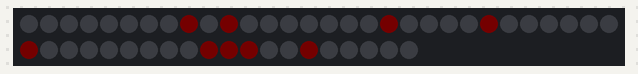
Recording of a sketch running on a simulated Arduino Uno, built with avr-gcc and run on an emulated ATmega328P. Shown: 50 RGB LEDs in strip order, left to right, continuing on the next row. Dim RGB values are drawn brighter than linear; random numbers use the default seed unless the sketch sets one.

Above: at 0.47 s.
At 2.61 s:
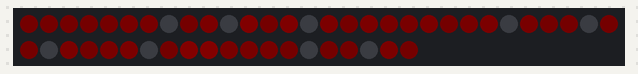
At 5.06 s:
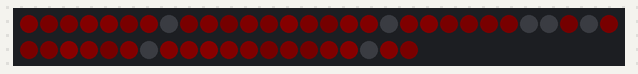
At 9.95 s:
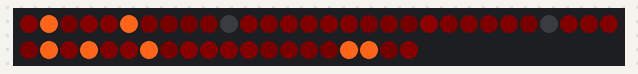
At 19.75 s:
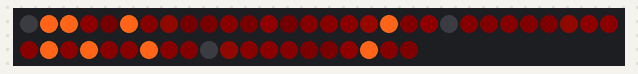
At 38.86 s:
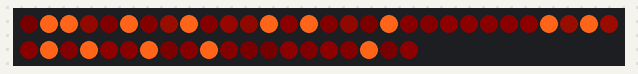

The sketch:

led_string_control.ino
```cpp
#include <EEPROM.h>
#include <FastLED.h>
#define NUM_LEDS 50
#define DATA_PIN 11

CRGB leds[NUM_LEDS];

uint16_t clamp_add(uint16_t a, int8_t b){
  uint16_t result=a+b;
  if(b>=0){
    if(result<a)result=a;
  }else{
    if(result>a)result=0;
  }
  return result;
}

struct NoiseGen{
  uint16_t v;
  int8_t d;
  void update(int speed, int speed2=1){
    d=d+random(speed*2+1)-speed;
    if(v>65535-127)v=65535-128; else
    if(d==-128)d=-127;
    v=clamp_add(v, d*speed2);
  }
};

struct Fire{
  NoiseGen noise0;
  NoiseGen noise1;
  uint8_t get(){
    noise0.update(10,4);
    noise1.update(10,4);
    return (noise0.v>>9)+(noise1.v>>9);
  }
};

Fire fires[NUM_LEDS];
CRGB light_color={255, 100, 25};

// house light on/off
int16_t lights[(NUM_LEDS+15)/16];// bit set if the light is off

uint16_t inv_toggle_p=5000;

void read_from_eeprom(){
  for(int i=0; i<NUM_LEDS; ++i)
    for(int j=0; j<3; ++j)
    {
      leds[i][j]=EEPROM.read(i*3+j);
    }
}

int test_button(int pin){
  int i=0;
  uint8_t port = digitalPinToPort(pin); // get the pin's port
  uint8_t bitmask = digitalPinToBitMask(pin);
  volatile uint8_t *ddr = portModeRegister(port); // get the ddr
  volatile uint8_t *pinIn = portInputRegister(port); // port input register
  volatile uint8_t *pinOut = portOutputRegister(port);
  *ddr  |= bitmask;
  *pinOut |= bitmask;

  delay(1);
  noInterrupts();
  //pinMode(pin, INPUT);
  //set mode to input
  *ddr &= ~bitmask;
  // disable pullup
  *pinOut &= ~bitmask;
  /*while(digitalRead(pin)!=LOW && i<10000){
    i++;
  }*/
  while((bitmask & *pinIn) && i<1000)i++;
  interrupts();
  pinMode(pin, OUTPUT);
  digitalWrite(pin, HIGH);
  return i;
}

void setup() {
  read_from_eeprom();
  // put your setup code here, to run once:
  FastLED.addLeds<WS2811, DATA_PIN>(leds, NUM_LEDS);
  //Serial.begin(9600);
}

void interact(){

}

uint8_t frac_mul(uint8_t a, uint8_t b){
  return (uint16_t(a)*b)>>8;
}

uint8_t clamp_add(uint8_t a, uint8_t b){
  uint8_t result=a+b;
  if(result<a)return 255;
  return result;
}

void loop() {
  // put your main code here, to run repeatedly:
  uint16_t mask=1;
  for(int i = 0 ; i < NUM_LEDS; i++ ) {


    uint8_t f=fires[i].get()>>1;
    uint8_t f2=(uint16_t(f)*uint16_t(f))>>8;
    uint8_t f3=(uint16_t(f2)*f)>>8;

    leds[i].r = f;
    leds[i].g = f2;
    leds[i].b = f3;

    if(random(inv_toggle_p)==0){
      lights[i/16]^=mask;
    }

    if(lights[i/16]&mask)
    {
      for(int j=0;j<3;++j)leds[i][j]=clamp_add(leds[i][j], light_color[j]);
    }


    //leds[i].r = frac_mul(f, fire_color.r);
    //leds[i].g = frac_mul(f2, fire_color.g);
    //leds[i].b = frac_mul(f3, fire_color.b);

    //leds[i].r = (uint8_t(f)*fire_color.r)>>8;
    //leds[i].g = (uint8_t(f)*fire_color.g)>>8;
    //leds[i].b = (uint8_t(f)*fire_color.b)>>8;
    //delay(10);
    //Serial.println(test_button(2));
    mask<<=1;
    if(mask==0)mask=1;
  }
  FastLED.show();

}
```
